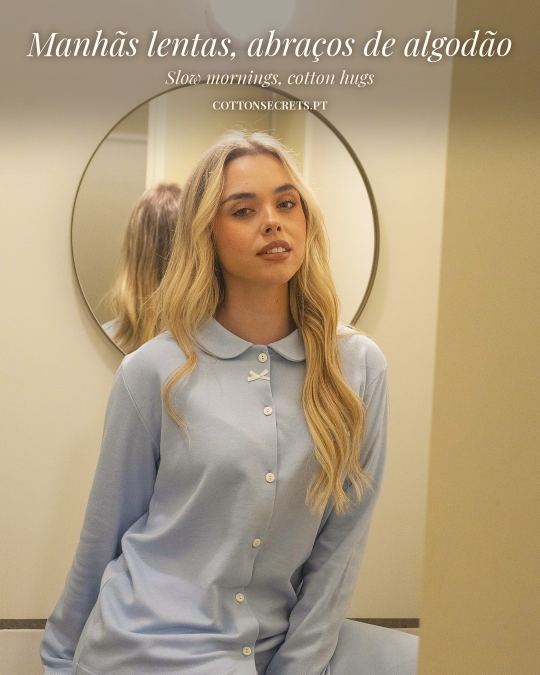
#> input picture teste/O_DSC05729.jpg, 1080 x 1350 px (shown at 1/2 size)
$ python tratar.py ../teste/O_DSC05729.jpg ../teste/O_DSC06150.jpg
#> lines starting #> are read from the running program, lines starting #| are printed output that depends on the picture
"""Cotton Secrets - tratamento de fotos para Instagram.
Apenas ajustes GLOBAIS (cor, luz, contraste, nitidez) + recorte.
Sem retoque local: faces e corpos nao sao alterados.
Uso: python3 -I tratar.py <foto> <pasta_saida>
"""
import sys, os
import numpy as np
import cv2
from PIL import Image, ImageOps, ImageEnhance, ImageFilter

def load(path):
    return ImageOps.exif_transpose(Image.open(path)).convert("RGB")

def faces_box(im):
    """Devolve caixa (x0,y0,x1,y1) que contem todas as caras, ou None."""
    small = im.copy(); small.thumbnail((1200, 1200))
    s = im.width / small.width
    g = cv2.cvtColor(np.array(small), cv2.COLOR_RGB2GRAY)
    cc = cv2.CascadeClassifier(cv2.data.haarcascades + "haarcascade_frontalface_default.xml")
    f = cc.detectMultiScale(g, 1.1, 6, minSize=(40, 40))
    if len(f) == 0:
        return None
    big = max(w for x, y, w, h in f)
    f = [r for r in f if r[2] >= 0.5 * big]   # ignora falsos positivos pequenos
    x0 = min(x for x, y, w, h in f); y0 = min(y for x, y, w, h in f)
    x1 = max(x + w for x, y, w, h in f); y1 = max(y + h for x, y, w, h in f)
    return [int(v * s) for v in (x0, y0, x1, y1)]

def smart_crop(im, ratio, box):
    """Recorta para ratio (w/h) mantendo as caras com margem de cabeca."""
    W, H = im.size
    if W / H > ratio:   # largo demais -> cortar lados
        cw, ch = int(H * ratio), H
        cx = (box[0] + box[2]) / 2 if box else W / 2
        x = int(min(max(cx - cw / 2, 0), W - cw)); y = 0
    else:               # alto demais -> cortar cima/baixo
        cw, ch = W, int(W / ratio)
        if box:
            head_top = box[1] - (box[3] - box[1]) * 0.9   # espaco acima da cabeca
            y = int(min(max(head_top - ch * 0.06, 0), H - ch))
        else:
            y = (H - ch) // 2
        x = 0
    return im.crop((x, y, x + cw, y + ch))

def grade(im):
    """Look 'warm family': quente, suave, luminoso. Global."""
    a = np.asarray(im).astype(np.float32) / 255.0
    # levantar sombras ligeiramente + curva S suave
    a = a + 0.04 * (1 - a) ** 2
    a = a + 0.06 * (a - 0.5) * (1 - np.abs(2 * a - 1))
    # aquecer: +vermelho/amarelo, -azul (ligeiro)
    a[..., 0] *= 1.025; a[..., 1] *= 1.008; a[..., 2] *= 0.965
    a = np.clip(a, 0, 1)
    im = Image.fromarray((a * 255).astype(np.uint8))
    im = ImageEnhance.Color(im).enhance(1.04)
    return im

def finish(im, size):
    im = im.resize(size, Image.LANCZOS)
    return im.filter(ImageFilter.UnsharpMask(radius=1.2, percent=45, threshold=3))

def process(path, out):
    os.makedirs(out, exist_ok=True)
    base = os.path.splitext(os.path.basename(path))[0]
    im = load(path)
#> in load, returned value is the input picture: PIL image 1080x1350 RGB; mean R, G, B 173.8, 155, 125.8
    box = faces_box(im)
#> in faces_box, `g = cv2.cvtColor(np.array(small), cv2.COLOR_RGB2GRAY)`:
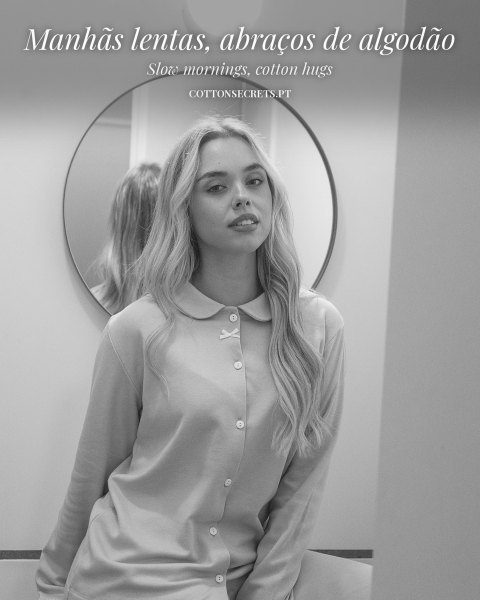
#> g: shape (1200, 960) (shown at 1/2 size); min 18, max 255, mean 157.3
#> in faces_box, `f = cc.detectMultiScale(g, 1.1, 6, minSize=(40, 40))`: f = [[368, 278, 226, 226]]
#> in faces_box, `big = max(w for x, y, w, h in f)`: big = 226
#> in faces_box, `x0 = min((x for x, y, w, h in f))`: x0 = 368
#> in faces_box, `y0 = min((y for x, y, w, h in f))`: y0 = 278
#> in faces_box, `x1 = max((x + w for x, y, w, h in f))`: x1 = 594
#> in faces_box, `y1 = max((y + h for x, y, w, h in f))`: y1 = 504
#> box = [414, 312, 668, 567]
    g = grade(im)
    feed = finish(smart_crop(g, 4 / 5, box), (1080, 1350))
#> in smart_crop, `head_top = box[1] - (box[3] - box[1]) * 0.9`: head_top = 82.5
#> in smart_crop, `y = int(min(max(head_top - ch * 0.06, 0), H - ch))`: y = 0
    # versao para faixa de texto (foto um pouco mais baixa: 1080x1110 + faixa 240)
    finish(smart_crop(g, 1080 / 1110, box), (1080, 1110)).save(
        f"{out}/{base}_feedbar.jpg", quality=94)
#> call 2 of smart_crop, with ratio = 0.973
#> in smart_crop (call 2), `y = int(min(max(head_top - ch * 0.06, 0), H - ch))`: y = 15
#> in smart_crop (call 2), `return im.crop((x, y, x + cw, y + ch))`:
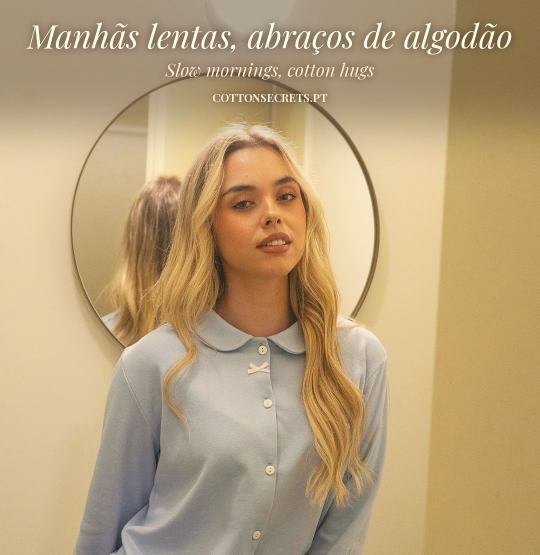
#> returned value: PIL image 1080x1110 RGB (shown at 1/2 size); mean R, G, B 184.6, 159.8, 121.5
    if True:   # story: foto inteira (4:5) sobre fundo desfocado -> espaco livre para texto
        bg = smart_crop(g, 9 / 16, box).resize((1080, 1920), Image.LANCZOS)
#> call 3 of smart_crop, with ratio = 0.562
#> in smart_crop (call 3), `cx = (box[0] + box[2]) / 2 if box else W / 2`: cx = 541
#> in smart_crop (call 3), `x = int(min(max(cx - cw / 2, 0), W - cw))`: x = 161
#> in smart_crop (call 3), `return im.crop((x, y, x + cw, y + ch))`:
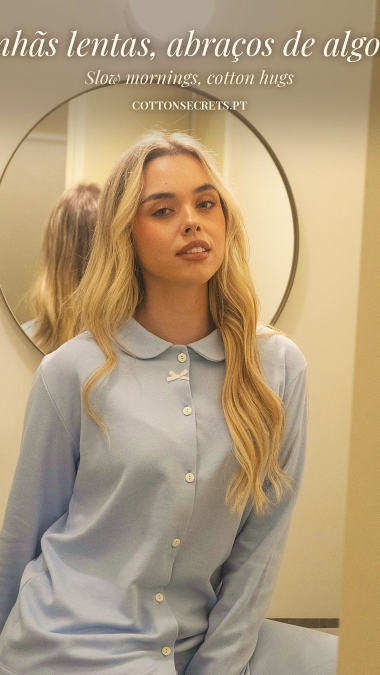
#> returned value: PIL image 759x1350 RGB (shown at 1/2 size); mean R, G, B 176.3, 154.6, 123
        bg = ImageEnhance.Brightness(bg.filter(ImageFilter.GaussianBlur(40))).enhance(0.85)
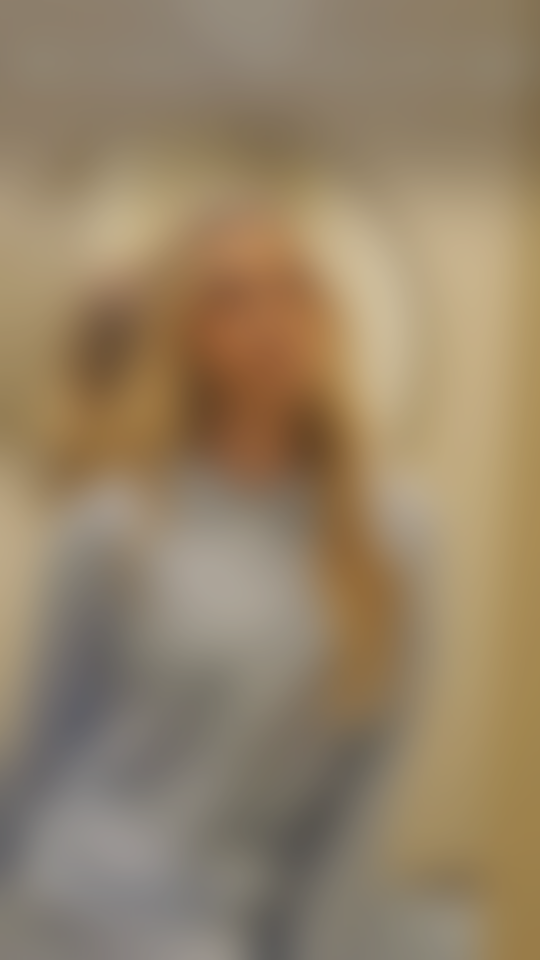
#> bg: PIL image 1080x1920 RGB (shown at 1/2 size); mean R, G, B 149.4, 131, 104.1
        src = g if g.width / g.height > 0.75 else smart_crop(g, 4 / 5, box)
        fg = finish(src, (1080, int(1080 * src.height / src.width)))
        bg.paste(fg, (0, 1920 - fg.height - 60 if fg.height > 1000 else (1920 - fg.height) // 2 + 180))
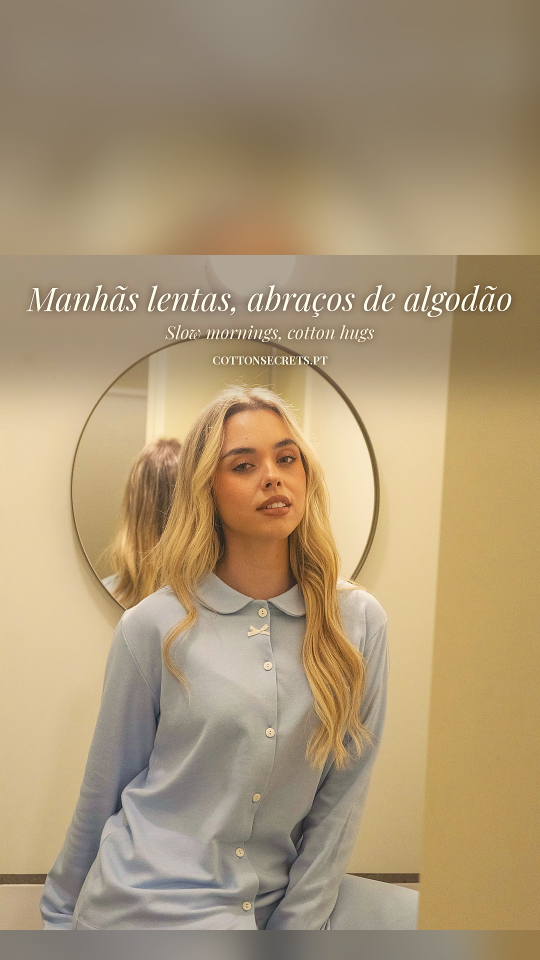
#> bg: PIL image 1080x1920 RGB (shown at 1/2 size); mean R, G, B 171.4, 150.5, 117.7
        story = bg
    else:
        story = finish(smart_crop(g, 9 / 16, box), (1080, 1920))
    feed.save(f"{out}/{base}_feed.jpg", quality=92, optimize=True, progressive=True)
    story.save(f"{out}/{base}_story.jpg", quality=92, optimize=True, progressive=True)
    return base, box

if __name__ == "__main__":
    print(process(sys.argv[1], sys.argv[2]))
